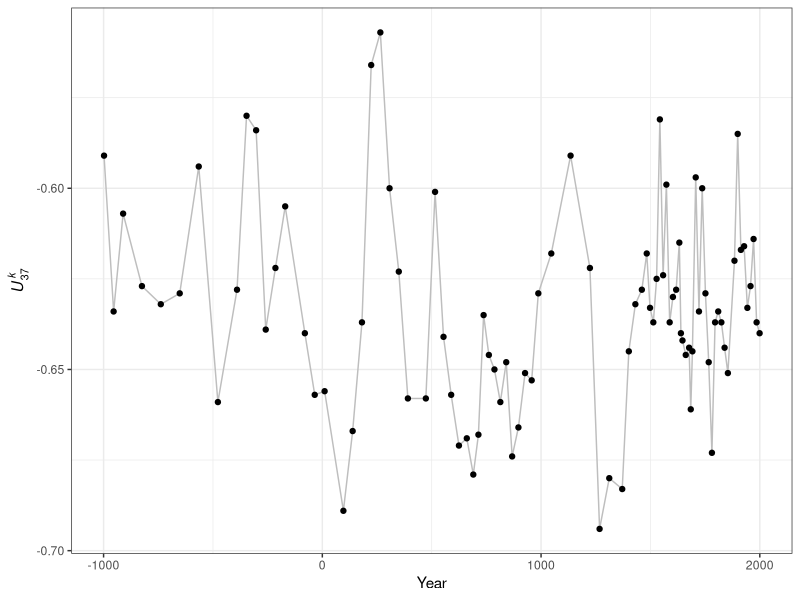
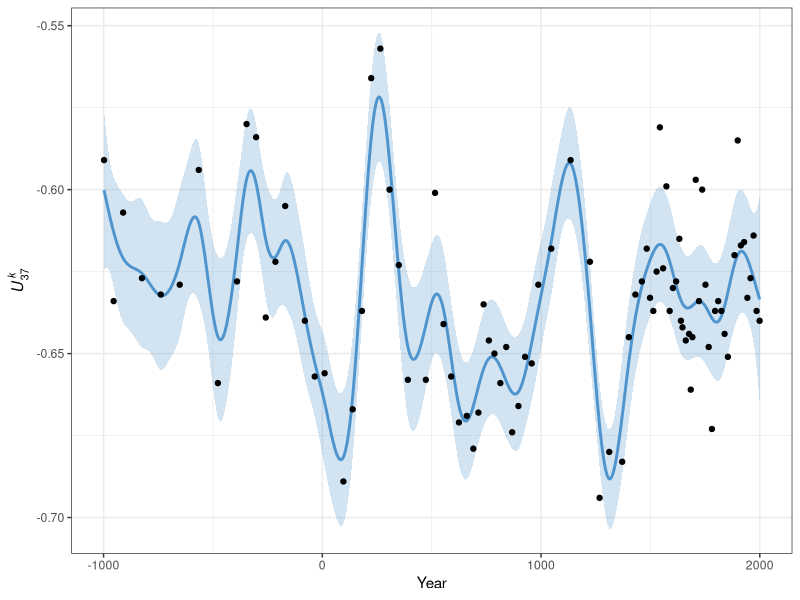
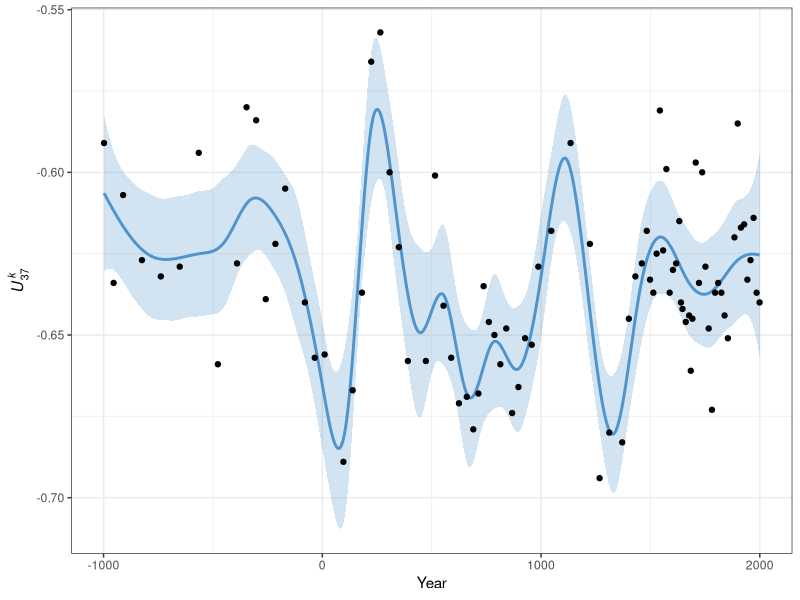

Source code (R) for these figures, in order:
## ---- chunk 1
knitr::opts_chunk$set(comment=NA, fig.align = "center", out.width = "0.7\\linewidth",
                      echo = FALSE, message = FALSE, warning = FALSE, cache = TRUE)
knitr::knit_hooks$set(crop.plot = knitr::hook_pdfcrop)
## ---- chunk 2
library("mgcv")
library("ggplot2")
theme_set(theme_bw())
## ---- chunk 3
braya <- read.table("../00-data-sets/DAndrea.2011.Lake Braya So.txt", skip = 84)
## ---- chunk 4
names(braya) <- c("Depth", "DepthUpper", "DepthLower", "Year", "YearYoung", "YearOld", "UK37")
braya <- transform(braya, sampleInterval = YearYoung - YearOld)

## Generate a plot of the data
ylabel <- expression(italic(U)[37]^{italic(k)})
ggplot(braya, aes(x = Year, y = UK37)) +
    geom_line(colour = "grey") +
    geom_point() +
    labs(y = ylabel)
## ---- chunk 5
## Model 6: TPRS, weights as sampleInterval, k = needs to be higher
mod6 <- gam(UK37 ~ s(Year, k = 40, bs = "tp"), data = braya, method = "REML",
            weights = sampleInterval)
summary(mod6)
## ---- chunk 6
N <- 500
newYear <- with(braya, data.frame(Year = seq(min(Year), max(Year), length.out = N)))
newYear <- cbind(newYear, data.frame(predict(mod6, newYear, se.fit = TRUE,
                                             unconditional = TRUE)))
newYear <- transform(newYear, upper = fit + (2 * se.fit), lower = fit - (2 * se.fit))

## Draw the fitted spline on the data
plt.fit <- ggplot(braya, aes(x = Year, y = UK37)) +
    geom_ribbon(data = newYear, aes(ymin = lower, ymax = upper, x = Year),
                inherit.aes = FALSE, alpha = 0.25, fill = "steelblue3") +
    geom_line(data = newYear, aes(y = fit, x = Year), size = 1, colour = "steelblue3") +
    geom_point() +
    labs(y = ylabel)
plt.fit
## ---- chunk 7
## Model 3: Adaptive spline, weights as sampleInterval
mod3 <- gam(UK37 ~ s(Year, k = 30, bs = "ad"), data = braya,
            method = "REML", weights = sampleInterval)
summary(mod3)
## ---- chunk 8
N <- 500
newYear <- with(braya, data.frame(Year = seq(min(Year), max(Year), length.out = N)))
newYear <- cbind(newYear, data.frame(predict(mod3, newYear, se.fit = TRUE,
                                             unconditional = TRUE)))
newYear <- transform(newYear, upper = fit + (2 * se.fit), lower = fit - (2 * se.fit))

## Draw the fitted spline on the data
plt.ad <- ggplot(braya, aes(x = Year, y = UK37)) +
    geom_ribbon(data = newYear, aes(ymin = lower, ymax = upper, x = Year),
                inherit.aes = FALSE, alpha = 0.25, fill = "steelblue3") +
    geom_line(data = newYear, aes(y = fit, x = Year), size = 1, colour = "steelblue3") +
    geom_point() +
    labs(y = ylabel)
plt.ad
